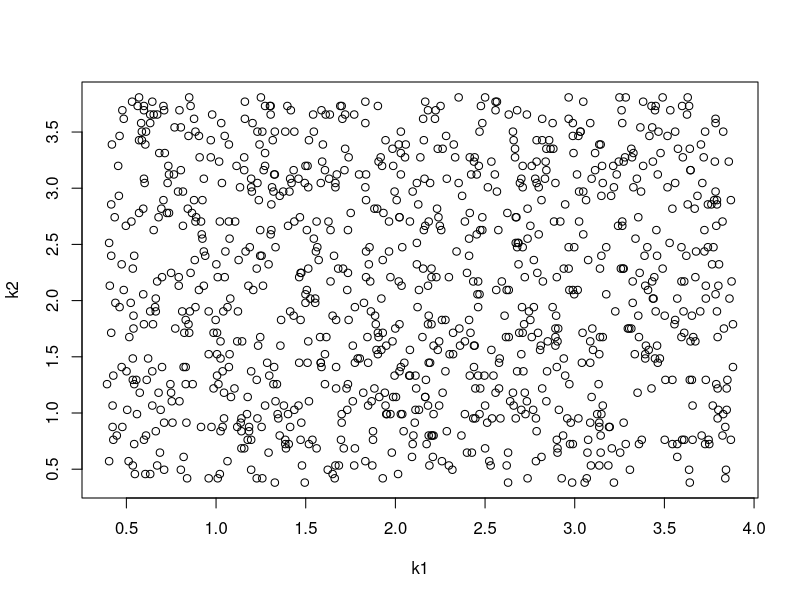

Generate this figure with R:
setwd("C:/Users/DR-STRANG/Desktop/Aditya/R/Standardizing the data")
# Creating a sample data
set.seed(123)
X =data.frame(k1 = sample(100:1000,1000, replace=TRUE),
              k2 = sample(10:100,1000, replace=TRUE))
X.scaled = scale(X, center= TRUE, scale=TRUE)

#Check Mean and Variance of Standardized Variable
colMeans(X.scaled)
var(X.scaled)

#Min-Max Scaling
#The formula is shown below -
 # x-min(x)/(max(x)-min(x))
library(dplyr)
mins= as.integer(summarise_all(X, min))
rng = as.integer(summarise_all(X, function(x) diff(range(x))))
X.scaled = data.frame(scale(X, center= mins, scale=rng))

#Check Min and Max of standardized variables
summarise_all(X.scaled, funs(min, max))

#Standard Deviation Method

#In this method, we divide each value by the standard deviation. 
#The idea is to have equal variance, but different means and ranges. Formula : x/stdev(x)
X.scaled = data.frame(scale(X, center= FALSE , scale=apply(X, 2, sd, na.rm = TRUE)))
plot(X.scaled)

#Check Equal Variance
summarise_all(X.scaled, var)


#Range Method

#In this method, we dividing each value by the range. 
#Formula : x /(max(x) - min(x)). In this case, the means, variances, and ranges of the variables are still different, 
#but at least the ranges are likely to be more similar.
library(dplyr)
rng = as.integer(summarise_all(X, function(x) diff(range(x))))
X.scaled = data.frame(scale(X, center= FALSE, scale=rng))
summarise_all(X.scaled, var)

#Centering
X=sample(1:100,1000, replace=TRUE)
scale(X,center = TRUE, scale=FALSE)

## Linear regression without standardization
# Create Sample Data
set.seed(123)
train <- data.frame(X1=sample(1:100,1000, replace=TRUE),
                    X2=1e2*sample(1:500,1000, replace=TRUE),
                    X3=1e-2*sample(1:100,1000, replace=TRUE))
train$y <- with(train,2*X1 + 3*1e-2*X2 - 5*1e2*X3 + 1 + rnorm(1000,sd=10))

#Fit linear regression model
fit  <- lm(y~X1+X2+X3,train)
summary(fit)


## Predict on test data
# create test dataset
set.seed(456)
test <- data.frame(X1=sample(-5:5,100,replace=TRUE),
                   X2=1e2*sample(-5:5,100, replace=TRUE),
                   X3=1e-2*sample(-5:5,100, replace=TRUE))
# predict y based on test data without standardization
pred   <- predict(fit,newdata=test)
head(cbind(test, pred))


## Linear regression with Standardization

# Standardize predictors
means   <- sapply(train[,1:3],mean)
stdev <- sapply(train[,1:3],sd)
train.scaled <- as.data.frame(scale(train[,1:3],center=means,scale=stdev))
head(train.scaled)
train.scaled$y <- train$y
# Check mean and Variance of Standardized Variables
library(dplyr)
summarise_at(train.scaled, vars(X1,X2,X3), funs(round(mean(.),4)))
summarise_at(train.scaled, vars(X1,X2,X3), var)

#Fit Scaled Data
fit.scaled <- lm(y ~ X1 + X2 + X3, train.scaled)
summary(fit.scaled)

 

test.scaled <- as.data.frame(scale(test,center=means,scale=stdev))
head(test.scaled)

# predict y based on new data scaled, with fit from scaled dataset
pred.scaled   <- predict(fit.scaled,newdata=test.scaled)

# Compare Prediction - unscaled vs. scaled fit
all.equal(pred,pred.scaled)

head(cbind(pred,pred.scaled),n=10)

#Compare RMSE Score
# RMSE on train data with un-scaled fit
pred_train   <- predict(fit,newdata=train)
rmse <- sqrt(mean((train$y - pred_train)^2))
# RMSE on train data with scaled fit
pred_train.scaled   <- predict(fit.scaled,newdata=train.scaled)
rmse.scaled <- sqrt(mean((train$y - pred_train.scaled)^2))
# Compare RMSE
all.equal(rmse,rmse.scaled) 

